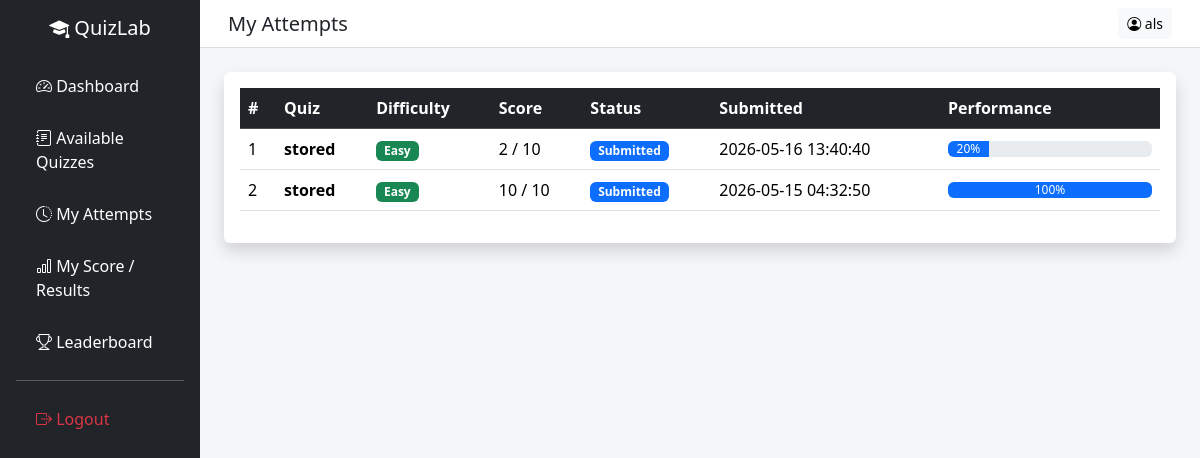
Screenshot of /frontend/student/my_attempts.php (signed in) with the database file from the repository.
### tables this page shows
CREATE TABLE `quiz_attempts` (
  `attempt_id` int(11) NOT NULL,
  `student_id` int(11) NOT NULL,
  `quiz_id` int(11) NOT NULL,
  `score` int(11) DEFAULT 0,
  `total_questions` int(11) DEFAULT 0,
  `status` enum('ongoing','submitted','timeout') NOT NULL DEFAULT 'ongoing',
  `submitted_at` timestamp NOT NULL DEFAULT current_timestamp()
);

CREATE TABLE `quizzes` (
  `quiz_id` int(11) NOT NULL,
  `teacher_id` int(11) NOT NULL,
  `title` varchar(255) NOT NULL,
  `description` text DEFAULT NULL,
  `status` enum('draft','published') DEFAULT 'draft',
  `created_at` timestamp NOT NULL DEFAULT current_timestamp(),
  `quiz_type` enum('multiple_choice','identification','true_false','enumeration') NOT NULL DEFAULT 'multiple_choice',
  `difficulty` enum('easy','medium','hard') NOT NULL DEFAULT 'medium'
);

### frontend/student/my_attempts.php (the view, shortened to what this page needs)
<?php
require_once "../../backend/database.php";
$student_id = $_SESSION['user_id'];
$stmt = $pdo->prepare("
    SELECT
        qa.*,
        q.title,
        q.difficulty
    FROM quiz_attempts qa
    JOIN quizzes q
        ON qa.quiz_id = q.quiz_id
    WHERE qa.student_id = ?
    ORDER BY qa.attempt_id DESC
");
$stmt->execute([$student_id]);
$attempts = $stmt->fetchAll(PDO::FETCH_ASSOC);
?>
<!DOCTYPE html>
<html lang="en">
<head>
    <link href="https://cdn.jsdelivr.net/npm/bootstrap@5.3.2/dist/css/bootstrap.min.css" rel="stylesheet">
    <link rel="stylesheet" href="https://cdn.jsdelivr.net/npm/bootstrap-icons@1.11.1/font/bootstrap-icons.css">
    <link rel="stylesheet" href="style.css">
</head>
<body style="background:#f4f6f9;">
    <div class="container-fluid">
        <div class="row">
            <div class="col-md-2 p-0">
                <?php include "nav.php"; ?>
            </div>
            <div class="col-md-10 p-0">
                <nav class="navbar navbar-expand-lg topbar px-3">
                    <div class="container-fluid">
                        <h5 class="mb-0">My Attempts</h5>
                        <a href="profile.php" class="btn btn-light btn-sm">
                            <i class="bi bi-person-circle"></i> <?= htmlspecialchars($_SESSION['name']); ?>
                        </a>
                    </div>
                </nav>
                <div class="p-4">
                    <div class="card shadow border-0">
                        <div class="card-body">
                            <div class="table-responsive">
                                <table class="table table-hover align-middle">
                                    <thead class="table-dark">
                                        <tr>
                                            <th>#</th>
                                            <th>Quiz</th>
                                            <th>Difficulty</th>
                                            <th>Score</th>
                                            <th>Status</th>
                                            <th>Submitted</th>
                                            <th>Performance</th>
                                        </tr>
                                    </thead>
                                    <tbody>
                                        <?php if (count($attempts) > 0): ?>
                                            <?php foreach ($attempts as $index => $a): ?>
                                                <?php
                                                $score = $a['score'] ?? 0;
                                                $total = $a['total_questions'] ?? 0;
                                                $percent =
                                                    ($total > 0)
                                                    ? round(($score / $total) * 100)
                                                    : 0;
                                                ?>
                                                <tr>
                                                    <td>
                                                        <?= $index + 1 ?>
                                                    </td>
                                                    <td>
                                                        <strong>
                                                            <?= htmlspecialchars($a['title']) ?>
                                                        </strong>
                                                    </td>
                                                    <td>
                                                        <?php if ($a['difficulty'] == 'easy'): ?>
                                                            <span class="badge bg-success">
                                                                Easy
                                                            </span>
                                                        <?php elseif ($a['difficulty'] == 'medium'): ?>
                                                            <span class="badge bg-warning text-dark">
                                                                Medium
                                                            </span>
                                                        <?php else: ?>
                                                            <span class="badge bg-danger">
                                                                Hard
                                                            </span>
                                                        <?php endif; ?>
                                                    </td>
                                                    <td>
                                                        <?= $score ?> / <?= $total ?>
                                                    </td>
                                                    <td>
                                                        <?php if ($a['status'] == 'submitted'): ?>
                                                            <span class="badge bg-primary">
                                                                Submitted
                                                            </span>
                                                        <?php else: ?>
                                                            <span class="badge bg-secondary">
                                                                Ongoing
                                                            </span>
                                                        <?php endif; ?>
                                                    </td>
                                                    <td>
                                                        <?= $a['submitted_at'] ?? '---' ?>
                                                    </td>
                                                    <td style="width:220px;">
                                                        <div class="progress">
                                                            <div class="progress-bar" role="progressbar"
                                                                style="width: <?= $percent ?>%;">
                                                                <?= $percent ?>%
                                                            </div>
                                                        </div>
                                                    </td>
                                                </tr>
                                            <?php endforeach; ?>
                                        <?php endif; ?>
                                    </tbody>
                                </table>
                            </div>
                        </div>
                    </div>
                </div>
            </div>
        </div>
    </div>
</body>
</html>

### frontend/student/style.css (style rules this page uses)
body { background:#f5f6fa; }
.topbar { background:white; border-bottom:1px solid #ddd; }

### rows the page displays
quiz_attempts: quiz.title "stored", score "2", total_questions "10", status "Submitted", submitted_at "2026-05-16 13:40:40", percent "20"
quiz_attempts: quiz.title "stored", score "10", total_questions "10", status "Submitted", submitted_at "2026-05-15 04:32:50", percent "100"

### other values shown
$_SESSION['name'] "als"
